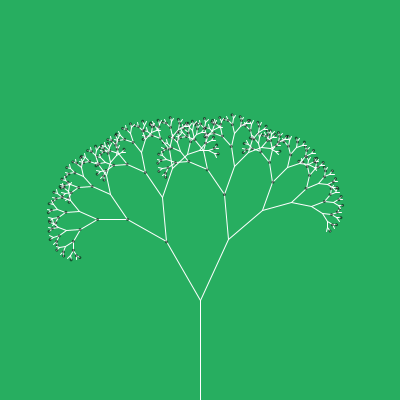
Frame 1 (no input)
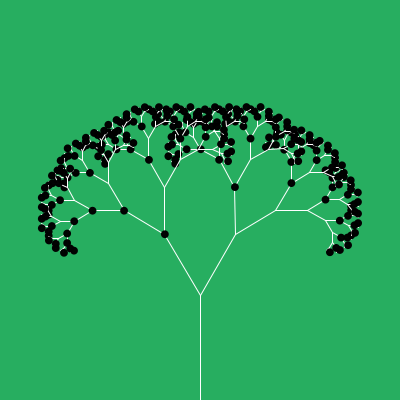
Frame 60 (the mouse pressed at the canvas centre just before this capture)
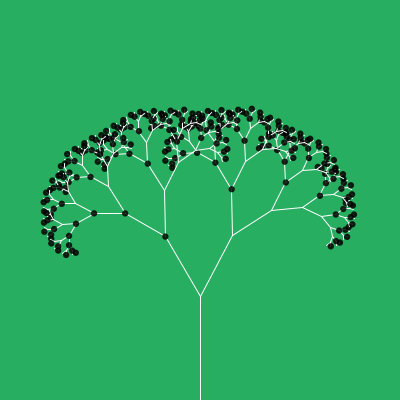
Frame 120 (the mouse held since frame 60 and released just before this capture)

The Processing sketch that drew these frames (run headless with seeded random() and noise(); from frame 60 on, the mouse is pressed at the canvas centre):

// Processing sketch: fractals
// ── fractals.pde
float angle = 25;
float angle2 = 30;

float animFacAngle;
float opacityFac;

void setup() {
  size(400,400);
  
}

void draw() {
  background(#27AE60);
  pushMatrix();
  translate(width*0.5,height);
  branch(100+animFacAngle);
  popMatrix();
  
  animFacAngle = sin(millis() * 0.001) * 5;
  //println(animFacAngle);
}

void branch(float len) {
  stroke(255,255,255);
  line(0,0,0,-len);
  

  translate(0,-len);
  
  if(len > 6) {
     pushMatrix();
     rotate(radians(angle + animFacAngle));
     branch(len*0.67);
     popMatrix();
     
     pushMatrix();
     rotate(radians(-angle2));
     branch(len*0.67);
     noStroke();
     
     opacityFac = map(animFacAngle,-5,5,0,255);
     
     fill(0,0,0,opacityFac);
     ellipse(0,0,3+animFacAngle,3+animFacAngle);
     popMatrix();
  }
}
